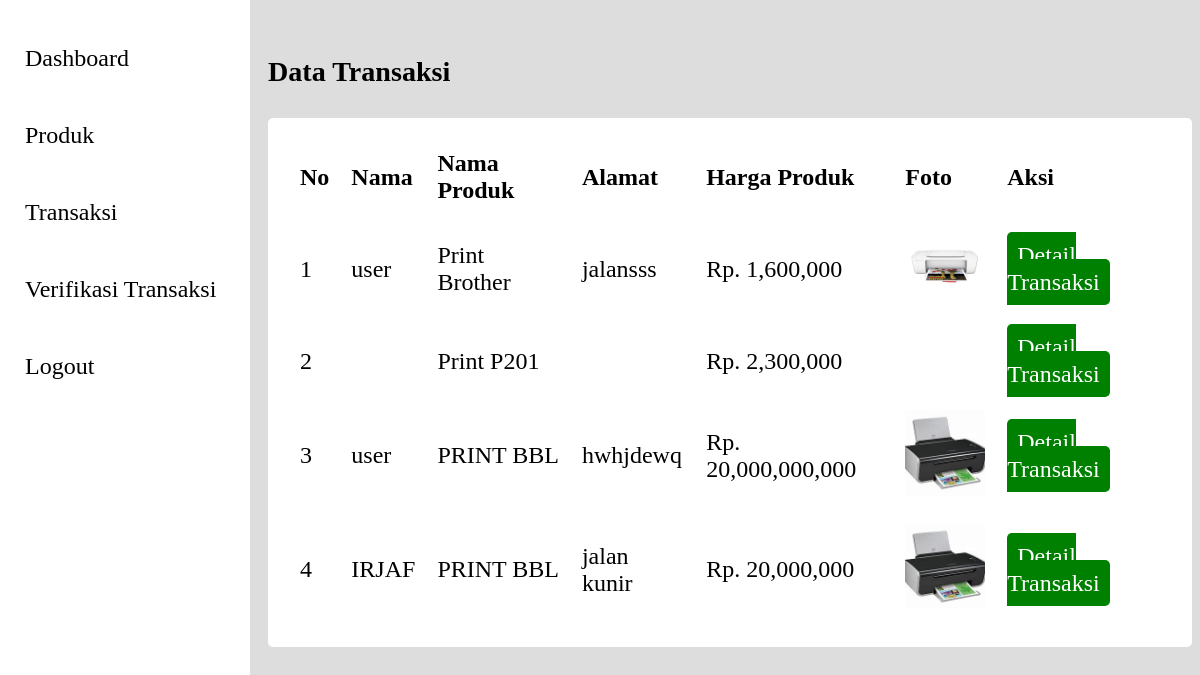
The app's page /admin/verifikasi_transaksi.php (signed in) with its own data.
### tables this page shows
CREATE TABLE `transaksi` (
  `id_transaksi` int(11) NOT NULL,
  `name` varchar(100) NOT NULL,
  `alamat` varchar(100) NOT NULL,
  `no_hp` varchar(100) NOT NULL,
  `nama_produk` varchar(100) NOT NULL,
  `harga_produk` varchar(100) NOT NULL,
  `subtotal` varchar(100) NOT NULL,
  `foto_produk` varchar(100) NOT NULL,
  `status` enum('proses','dikirim','ditolak') NOT NULL
);

### admin/function.php (called while the page is built, shortened)
<?php
require '../koneksi.php';
function query($query){
    global $conn;
    $rows = [];
    $result = mysqli_query($conn, $query);
    while($row = mysqli_fetch_assoc($result)){
        $rows[] = $row;
    }
    return $rows;
}
?>

### admin/verifikasi_transaksi.php (the view, shortened to what this page needs)
<?php
require 'function.php';
$transaksi = query("SELECT * FROM transaksi WHERE status = 'proses' ");
?>
<?php include '../layout/sidebar.php' ?>
<div class="main">
    <h3>Data Transaksi</h3>
    <table>
        <tr>
            <th>No</th>
            <th>Nama</th>
            <th>Nama Produk</th>
            <th>Alamat</th>
            <th>Harga Produk</th>
            <th>Foto</th>
            <th>Aksi</th>
        </tr>
        <?php $i = 1; ?>
        <?php foreach($transaksi as $data) : ?>
        <tr>
                <td><?= $i; ?></td>
                <td><?= $data["name"]; ?></td>
                <td><?= $data["nama_produk"]; ?></td>
                <td><?= $data["alamat"]; ?></td>
                <td>Rp. <?= number_format($data["harga_produk"]); ?></td>
                <td><img src="../foto/<?= $data["foto_produk"]; ?>" width="80px" alt=""></td>
                <td>
                    <a href="detail_transaksi.php?id=<?= $data["id_transaksi"] ;?>" class="edit">Detail Transaksi</a>
                </td>
            </tr>
            <?php $i++; ?>
            <?php endforeach; ?>
    </table>
</div>

### style/admin.css (style rules this page uses)
body { background: #ddd; }
.main { margin-left: 260px; padding-top: 20px; font-size: 24px; }
table { width: 100%; border: none; border-radius: 5px; padding: 20px; background: #fff; margin-top: 30px; }
th, td { text-align: left; padding: 10px; }
a.edit { padding: 10px; text-decoration: none; border-radius: 5px; color: #ffffff; background: green; }

### records on screen
transaksi: name "user", nama_produk "Print Brother", alamat "jalansss", harga_produk "1,600,000", foto_produk (picture)
transaksi: nama_produk "Print P201", harga_produk "2,300,000"
transaksi: name "user", nama_produk "PRINT BBL", alamat "hwhjdewq", harga_produk "20,000,000,000", foto_produk (picture)
transaksi: name "IRJAF", nama_produk "PRINT BBL", alamat "jalan kunir", harga_produk "20,000,000", foto_produk (picture)
